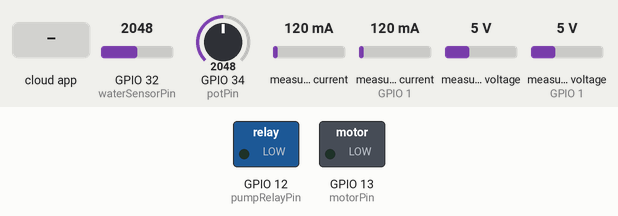
Recording of a sketch running on a simulated ESP32. On the bench: switched loads named in the sketch (green lamp = pin HIGH). The test bench sets the inputs (shaded band); at power-on: GPIO 34 (potPin) = 2048, GPIO 32 (waterSensorPin) = 2048, measured current 120 mA, measured current (sensor on GPIO 1) 120 mA, measured voltage 5 V, measured voltage (sensor on GPIO 1) 5 V. WiFi joins after 1.5 s; servers stay silent unless stated; the local clock reads 2024-03-15 10:24:30 at power-on unless the sketch sets it; EEPROM starts erased; the Firebase database answers and starts empty; what the sketch prints to the serial monitor is not drawn.

Above: at 3.7 s.
3.8 s: the phone or cloud app sets pump_status to ON
At 6.7 s:
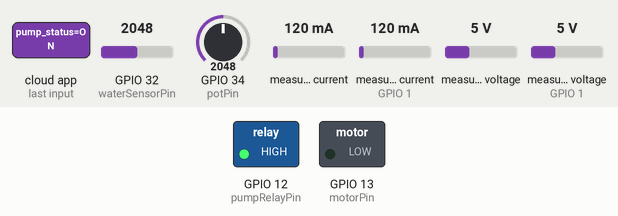
7.5 s: GPIO 34 (potPin) set to 1923
At 10.0 s:
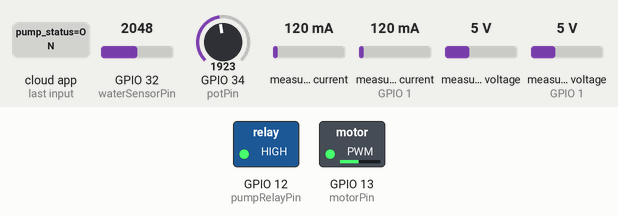
10.5 s: GPIO 32 (waterSensorPin) set to 641
13.8 s: GPIO 32 (waterSensorPin) set to 536
At 17.1 s:
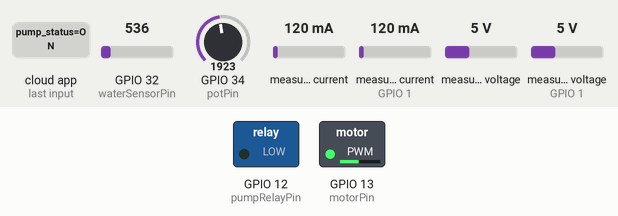
17.4 s: the phone or cloud app sets speed_percent to 1
At 20.4 s:
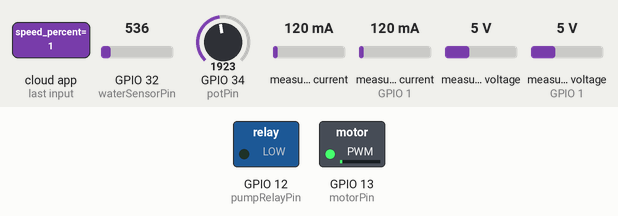
20.7 s: GPIO 34 (potPin) set to 2866
At 23.4 s:
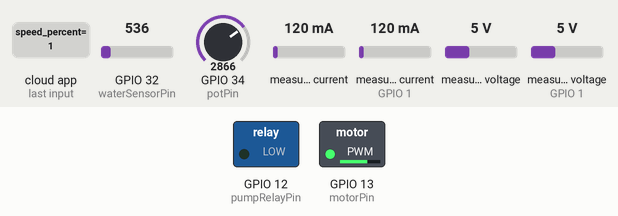
Timing chart, 0 to 24.9 s (numbered marks = the images above; inputs shaded):
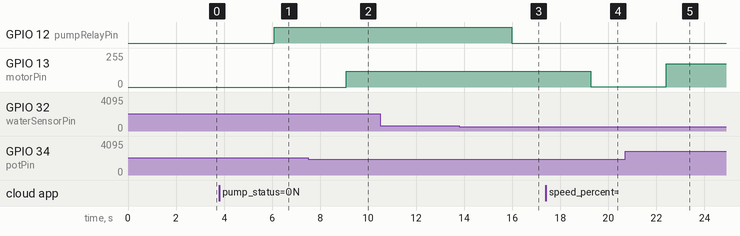

Measured:
- the behaviour switches between 1966 and 1965 on GPIO 34 (potPin) (found by bisection; images 1 and 2)
- the behaviour switches between 593 and 592 on GPIO 32 (waterSensorPin) (found by bisection; images 2 and 3)
- after the input at 3.8 s, GPIO 12 (pumpRelayPin): LOW → HIGH after 2.3 s
- after the input at 7.5 s, GPIO 13 (motorPin): 0/255 → 117/255 after 1.6 s
- after the input at 10.5 s, every drawn part: stays the same
- after the input at 13.8 s, GPIO 12 (pumpRelayPin): HIGH → LOW after 2.2 s
- after the input at 17.4 s, GPIO 13 (motorPin): 117/255 → 2/255 after 1.9 s
- after the input at 20.7 s, GPIO 13 (motorPin): 2/255 → 174/255 after 1.7 s

The sketch:

EnergyMonitoringESP32.ino
```cpp
#include <Arduino.h>
#include <WiFi.h>
#include <FirebaseESP32.h>
#include <PZEM004Tv30.h>
#include <Wire.h>
#include <Adafruit_INA219.h>
#include <Preferences.h>   // ADD: persistent energy storage for INA219
#include <time.h>          // ADD: NTP timestamps

// ============================================================================
// 1. CONFIGURATION WI-FI & FIREBASE
// ============================================================================
#define WIFI_SSID "Byaku"
#define WIFI_PASSWORD "agadirofla0"
#define FIREBASE_HOST "ocp-energy-monitor-default-rtdb.europe-west1.firebasedatabase.app"
#define FIREBASE_AUTH "AIzaSyDhAbbyOUj0CzJVUJWNw_bDImGZ0vnI_m4"

// ============================================================================
// 2. CONFIGURATION DES PINS HARDWARE
// ============================================================================
const int potPin         = 34;
const int motorPin       = 13;
const int pumpRelayPin   = 12;
const int waterSensorPin = 32;

#define RX_PIN 16
#define TX_PIN 17

// ============================================================================
// 3. PARAMÈTRES DE CALIBRATION DU CAPTEUR DE NIVEAU
// ============================================================================
const int VAL_MIN_DRY = 50;
const int VAL_MAX_WET = 1800;

// ============================================================================
// 4. INSTANCES DES CAPTEURS HARDWARE
// ============================================================================
PZEM004Tv30 pzem(Serial2, RX_PIN, TX_PIN);

Adafruit_INA219 ina219_0x40;
Adafruit_INA219 ina219_0x41(0x41);

FirebaseData fbdo_fan;
FirebaseData fbdo_pump;
FirebaseAuth auth;
FirebaseConfig config;

// ADD: persistent energy for INA219 units
Preferences preferences;
float ina40EnergyKwh = 0.0;  // Unit 2 fan accumulated kWh
float ina41EnergyKwh = 0.0;  // Unit 3 pump accumulated kWh
int   energySaveCounter = 0; // save to flash every 5 min (150 × 2s)

int lastPotValue = 0;
int currentVitessePourcentage = 0;
String lastPumpStatus = "OFF";
int globalWaterPercent = 0;

unsigned long lastMetricsCheck = 0;
const long metricsInterval = 2000;

bool isIna40Ready = false;
bool isIna41Ready = false;

const float AC_CURRENT_NOISE_A = 0.005;
const float AC_POWER_NOISE_W = 0.5;

// ADD: NTP timestamp helper
String getIsoTimestamp() {
  struct tm t;
  if (!getLocalTime(&t)) return "";
  char buf[25];
  strftime(buf, sizeof(buf), "%Y-%m-%dT%H:%M:%SZ", &t);
  return String(buf);
}

void setup() {
  Serial.begin(115200);
  delay(1000);

  Wire.begin();

  if (!ina219_0x40.begin()) Serial.println("[ERREUR] INA219 (0x40) introuvable !");
  else isIna40Ready = true;

  if (!ina219_0x41.begin()) Serial.println("[ERREUR] INA219 (0x41) introuvable !");
  else isIna41Ready = true;

  // ADD: restore persisted INA219 energy counters
  preferences.begin("energy", false);
  ina40EnergyKwh = preferences.getFloat("fan_kwh",  0.0);
  ina41EnergyKwh = preferences.getFloat("pump_kwh", 0.0);
  Serial.printf("[OK] Energie chargée — Fan: %.4f kWh, Pompe: %.4f kWh\n",
                ina40EnergyKwh, ina41EnergyKwh);

  pinMode(pumpRelayPin, OUTPUT);
  digitalWrite(pumpRelayPin, LOW);

  ledcAttach(motorPin, 5000, 8);
  ledcWrite(motorPin, 0);

  WiFi.begin(WIFI_SSID, WIFI_PASSWORD);
  while (WiFi.status() != WL_CONNECTED) { delay(500); Serial.print("."); }
  Serial.println("\n[OK] Wi-Fi Connecté !");

  // ADD: NTP sync (UTC — Firestore/RTDB use UTC)
  configTime(0, 0, "pool.ntp.org", "time.nist.gov");
  Serial.print("[NTP] Synchronisation");
  struct tm t;
  int ntpRetry = 0;
  while (!getLocalTime(&t) && ntpRetry < 20) { delay(500); Serial.print("."); ntpRetry++; }
  Serial.println(ntpRetry < 20 ? " OK" : " TIMEOUT (timestamps approximatifs)");

  config.host = FIREBASE_HOST;
  config.signer.tokens.legacy_token = FIREBASE_AUTH;
  Firebase.begin(&config, &auth);
  Firebase.reconnectWiFi(true);

  lastPotValue = analogRead(potPin);
}

void loop() {
  unsigned long currentMillis = millis();

  // Niveau d'eau
  int rawWater = analogRead(waterSensorPin);
  globalWaterPercent = map(rawWater, VAL_MIN_DRY, VAL_MAX_WET, 0, 100);
  globalWaterPercent = constrain(globalWaterPercent, 0, 100);

  // --- Unit 2 (Ventilateur PWM) ---
  int rawPot = analogRead(potPin);
  int potPourcentage = map(rawPot, 0, 4095, 0, 100);

  if (abs(potPourcentage - map(lastPotValue, 0, 4095, 0, 100)) > 2) {
    currentVitessePourcentage = potPourcentage;
    ledcWrite(motorPin, map(currentVitessePourcentage, 0, 100, 0, 255));
    lastPotValue = rawPot;
    Firebase.setInt(fbdo_fan, "/KOFERT_Unit_2/fan_control/speed_percent", currentVitessePourcentage);
    Firebase.setInt(fbdo_fan, "/KOFERT_Unit_2/current_metrics/fan_speed", currentVitessePourcentage);
  } else {
    if (Firebase.getInt(fbdo_fan, "/KOFERT_Unit_2/fan_control/speed_percent")) {
      if (fbdo_fan.dataType() == "int") {
        int fbPourcentage = fbdo_fan.intData();
        if (fbPourcentage != currentVitessePourcentage) {
          currentVitessePourcentage = constrain(fbPourcentage, 0, 100);
          ledcWrite(motorPin, map(currentVitessePourcentage, 0, 100, 0, 255));
          Firebase.setInt(fbdo_fan, "/KOFERT_Unit_2/current_metrics/fan_speed", currentVitessePourcentage);
        }
      }
    }
  }

  // --- Unit 3 (Pompe & Sécurité <= 30%) ---
  if (globalWaterPercent <= 30) {
    if (lastPumpStatus != "OFF") {
      digitalWrite(pumpRelayPin, LOW);
      lastPumpStatus = "OFF";
      Firebase.setString(fbdo_pump, "/KOFERT_Unit_3/current_metrics/pump_status", "OFF");
    }
  } else {
    if (Firebase.getString(fbdo_pump, "/KOFERT_Unit_3/current_metrics/pump_status")) {
      if (fbdo_pump.dataType() == "string") {
        String pumpStatus = fbdo_pump.stringData();
        if (pumpStatus != lastPumpStatus) {
          lastPumpStatus = pumpStatus;
          digitalWrite(pumpRelayPin, (lastPumpStatus == "ON") ? HIGH : LOW);
        }
      }
    }
  }

  // --- Télémétrie (chaque 2 secondes) ---
  if (currentMillis - lastMetricsCheck >= metricsInterval) {
    lastMetricsCheck = currentMillis;

    // ── UNIT 1 : Réseau AC (PZEM-004T) ──────────────────────────────────────
    float acVoltage  = pzem.voltage();
    float acCurrent  = pzem.current();
    float acPower    = pzem.power();
    float acPf       = pzem.pf();
    float acEnergy   = pzem.energy();    // ADD: kWh odometer
    float acFreq     = pzem.frequency(); // ADD: Hz

    bool pzemOnline = !isnan(acVoltage);
    bool acCurrentValid = !isnan(acCurrent);
    bool acPowerValid = !isnan(acPower);
    bool loadLooksOff =
      !pzemOnline ||
      !acCurrentValid ||
      !acPowerValid ||
      (abs(acCurrent) <= AC_CURRENT_NOISE_A && abs(acPower) <= AC_POWER_NOISE_W);

    if (!pzemOnline) acVoltage = 0.0;
    if (loadLooksOff) {
      acCurrent = 0.0;
      acPower = 0.0;
      acPf = 0.0;
    } else if (isnan(acPf)) {
      acPf = 0.0;
    }

    Firebase.setFloat(fbdo_fan, "/KOFERT_Unit_1/current_metrics/voltage",      acVoltage);
    Firebase.setFloat(fbdo_fan, "/KOFERT_Unit_1/current_metrics/current",      acCurrent);
    Firebase.setFloat(fbdo_fan, "/KOFERT_Unit_1/current_metrics/power",        acPower);
    Firebase.setFloat(fbdo_fan, "/KOFERT_Unit_1/current_metrics/power_factor", acPf);
    Firebase.setString(fbdo_fan, "/KOFERT_Unit_1/current_metrics/load_status",
                       !pzemOnline ? "pzem_offline" : (loadLooksOff ? "load_off" : "active"));
    // ADD: energy + frequency. Keep the last valid RTDB value if PZEM is offline.
    if (!isnan(acEnergy)) Firebase.setFloat(fbdo_fan, "/KOFERT_Unit_1/current_metrics/energy",    acEnergy);
    if (!isnan(acFreq))   Firebase.setFloat(fbdo_fan, "/KOFERT_Unit_1/current_metrics/frequency", acFreq);

    // ── UNIT 2 & 3 : DC (INA219) ────────────────────────────────────────────
    float fanVoltage  = 0.0, fanCurrent  = 0.0, fanPower  = 0.0;
    float pumpVoltage = 0.0, pumpCurrent = 0.0, pumpPower = 0.0;

    if (isIna40Ready) {
      fanVoltage = ina219_0x40.getBusVoltage_V();
      fanCurrent = ina219_0x40.getCurrent_mA() / 1000.0;
      fanPower   = ina219_0x40.getPower_mW()   / 1000.0; // mW → W
    }
    if (isIna41Ready) {
      pumpVoltage = ina219_0x41.getBusVoltage_V();
      pumpCurrent = ina219_0x41.getCurrent_mA() / 1000.0;
      pumpPower   = ina219_0x41.getPower_mW()   / 1000.0; // mW → W
    }

    // ADD: accumulate INA219 energy (W × 2s ÷ 3600 ÷ 1000 = kWh)
    const float DT_KWH = 2.0 / 3600000.0; // 2 seconds in kWh per watt
    if (isIna40Ready) ina40EnergyKwh += fanPower  * DT_KWH;
    if (isIna41Ready) ina41EnergyKwh += pumpPower * DT_KWH;

    // ADD: persist to flash every 5 min (avoid flash wear)
    if (++energySaveCounter >= 150) {
      energySaveCounter = 0;
      preferences.putFloat("fan_kwh",  ina40EnergyKwh);
      preferences.putFloat("pump_kwh", ina41EnergyKwh);
    }

    // Envoi Unit 2
    Firebase.setFloat(fbdo_fan, "/KOFERT_Unit_2/current_metrics/voltage", fanVoltage);
    Firebase.setFloat(fbdo_fan, "/KOFERT_Unit_2/current_metrics/current", fanCurrent);
    Firebase.setFloat(fbdo_fan, "/KOFERT_Unit_2/current_metrics/power",   fanPower);
    Firebase.setFloat(fbdo_fan, "/KOFERT_Unit_2/current_metrics/energy",  ina40EnergyKwh); // ADD

    // Envoi Unit 3
    Firebase.setFloat(fbdo_fan, "/KOFERT_Unit_3/current_metrics/voltage",  pumpVoltage);
    Firebase.setFloat(fbdo_fan, "/KOFERT_Unit_3/current_metrics/current",  abs(pumpCurrent));
    Firebase.setFloat(fbdo_fan, "/KOFERT_Unit_3/current_metrics/power",    pumpPower);
    Firebase.setFloat(fbdo_fan, "/KOFERT_Unit_3/current_metrics/energy",   ina41EnergyKwh); // ADD
    Firebase.setInt  (fbdo_fan, "/KOFERT_Unit_3/current_metrics/water_level", globalWaterPercent);

    // ADD: ISO timestamp for all units
    String ts = getIsoTimestamp();
    if (ts.length() > 0) {
      Firebase.setString(fbdo_fan, "/KOFERT_Unit_1/current_metrics/timestamp", ts);
      Firebase.setString(fbdo_fan, "/KOFERT_Unit_2/current_metrics/timestamp", ts);
      Firebase.setString(fbdo_fan, "/KOFERT_Unit_3/current_metrics/timestamp", ts);
    }

    // Serial monitor (unchanged)
    Serial.println("\n==================================================");
    Serial.println("[UNIT 1 - RESEAU ALIMENTATION GENERALE AC]");
    if (pzemOnline) {
      Serial.printf("  -> Tension     : %.1f V\n",  acVoltage);
      Serial.printf("  -> Intensite   : %.2f A\n",  acCurrent);
      Serial.printf("  -> Puissance   : %.1f W\n",  acPower);
      Serial.printf("  -> Facteur Pf  : %.2f\n",    acPf);
      Serial.printf("  -> Etat charge : %s\n",      loadLooksOff ? "OFF" : "ACTIVE");
      Serial.printf("  -> Energie     : %.3f kWh\n", isnan(acEnergy) ? 0.0f : acEnergy);
      Serial.printf("  -> Frequence   : %.1f Hz\n",  isnan(acFreq)   ? 0.0f : acFreq);
    } else {
      Serial.println("  -> [ERREUR] PZEM-004T introuvable, courant force a 0A dans RTDB.");
    }
    Serial.println("[UNIT 2 - VENTILATION]");
    Serial.printf("  -> %.2fV  %.3fA  %.2fW  Cumulé: %.5f kWh\n",
                  fanVoltage, fanCurrent, fanPower, ina40EnergyKwh);
    Serial.println("[UNIT 3 - POMPE]");
    Serial.printf("  -> %.2fV  %.3fA  %.2fW  Cumulé: %.5f kWh\n",
                  pumpVoltage, abs(pumpCurrent), pumpPower, ina41EnergyKwh);
    Serial.printf("  -> Reservoir: %d%%   Pompe: %s\n",
                  globalWaterPercent, lastPumpStatus.c_str());
    Serial.println("==================================================");
  }

  delay(30);
}
```
